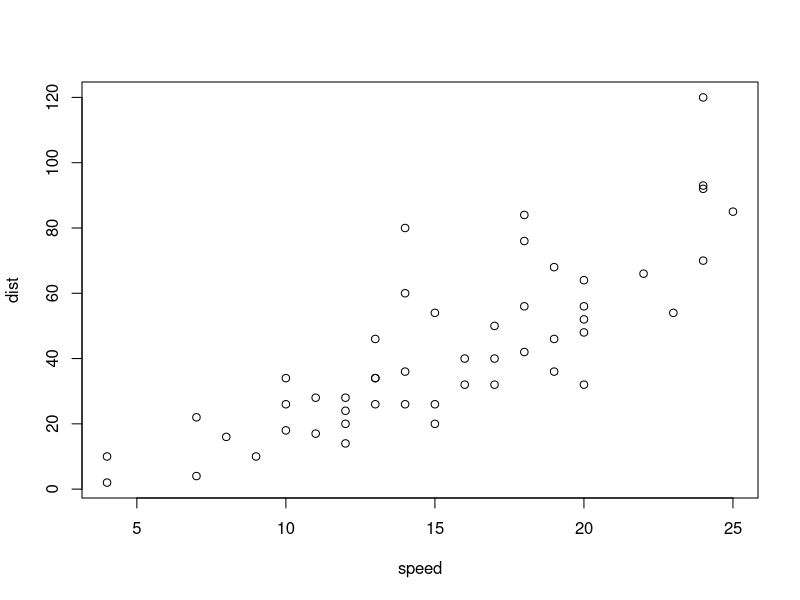
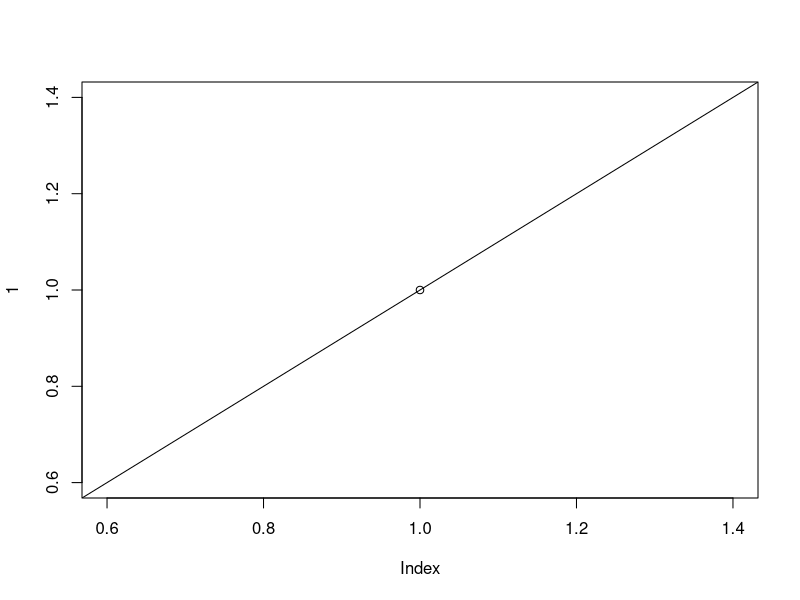
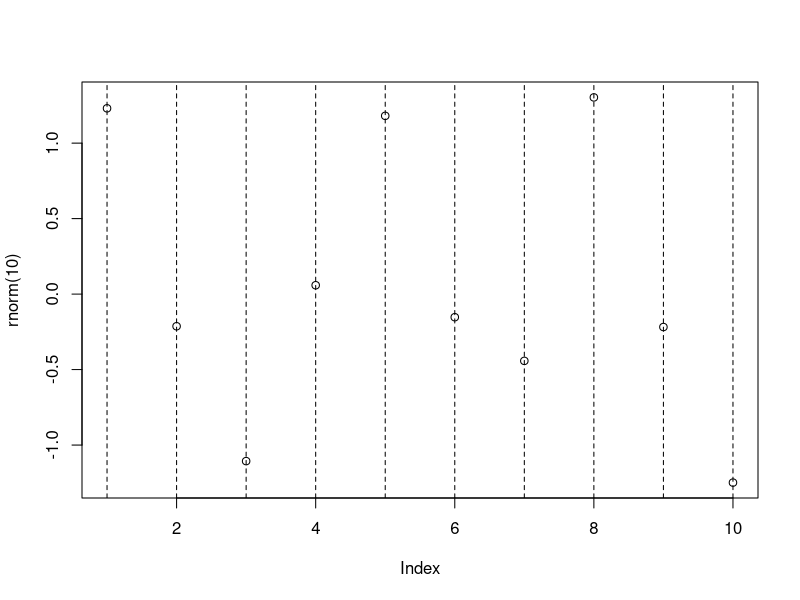

Recreate these plots in R, in order.
## ---- chunk 1

## ---- chunk 2
#| my-chunk, echo = FALSE, fig.width = 10,
#| fig.cap = "This is a long long
#|   long long caption."

plot(cars)
## ---- chunk 3
plot(1)         # high-level plot
abline(0, 1)    # low-level change
plot(rnorm(10)) # high-level plot
# many low-level changes in a loop (a single R expression)
for(i in 1:10) {
    abline(v = i, lty = 2)
}
## ---- chunk 4
cat("I'm raw **Markdown** content.\n")
